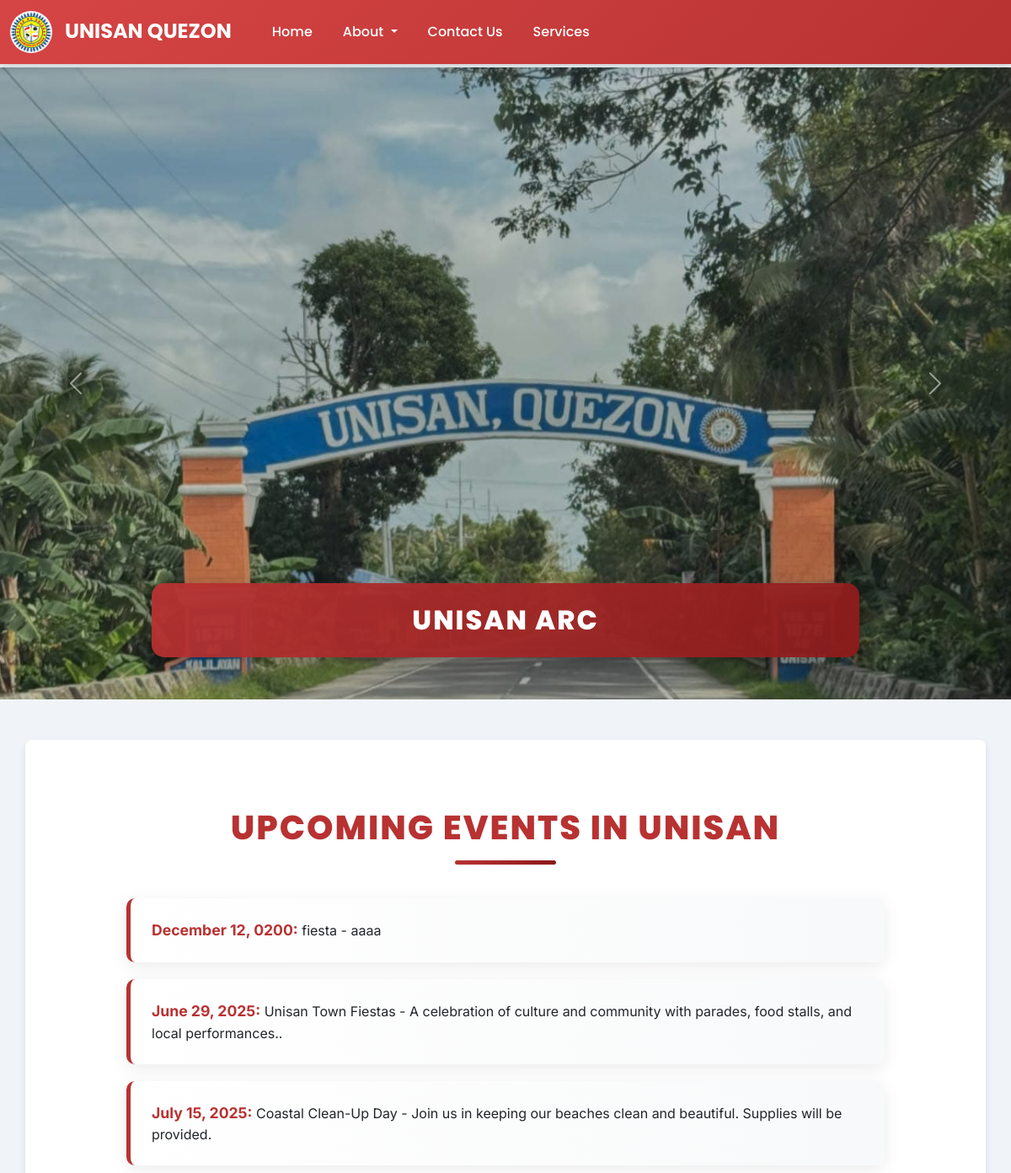
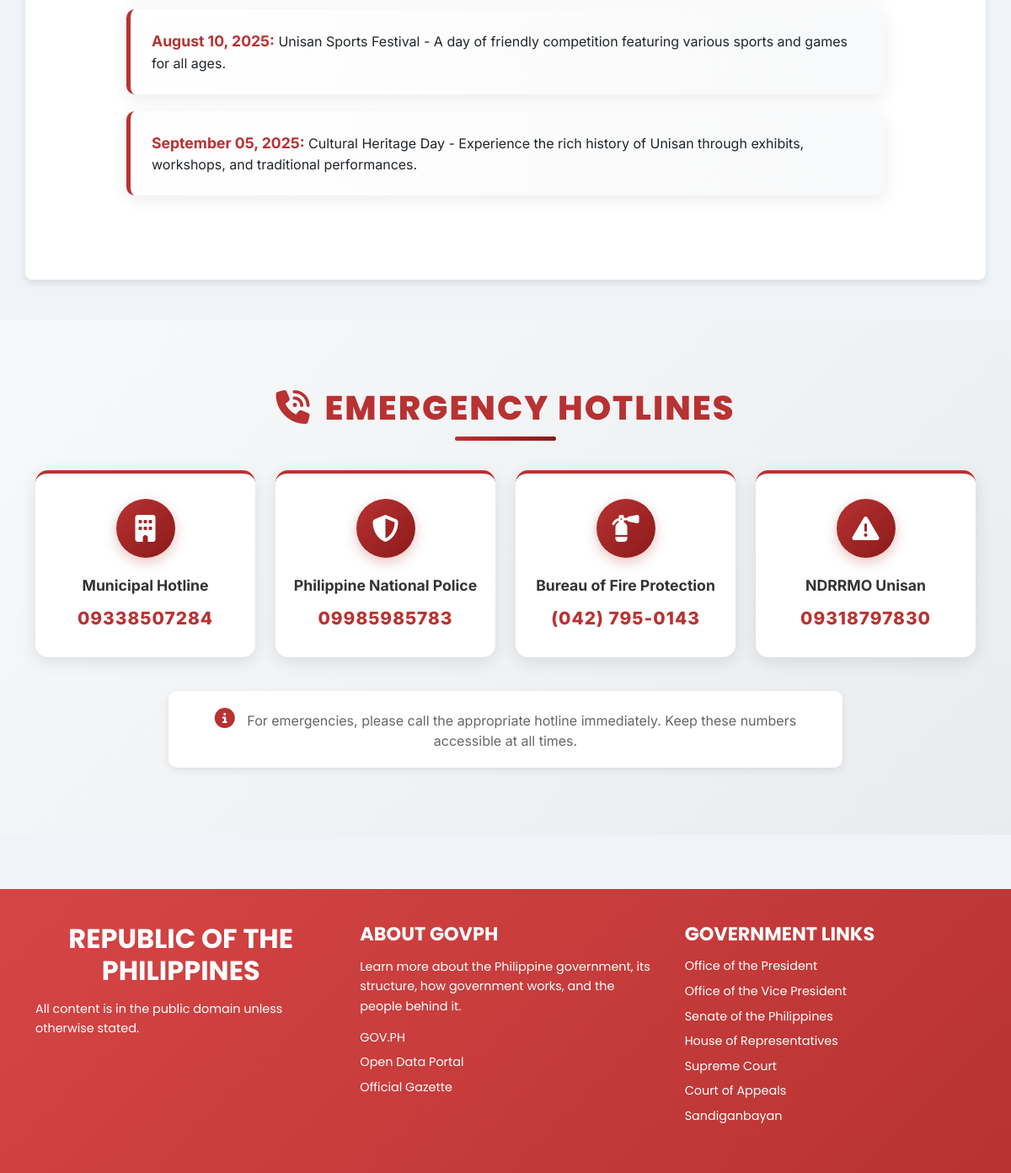
The page / on the database its author committed (2 pictures, top to bottom).
### tables this page shows
CREATE TABLE `events` (
  `id` int(11) NOT NULL,
  `event_date` date NOT NULL,
  `event_title` varchar(200) NOT NULL,
  `event_description` text NOT NULL,
  `created_at` timestamp NOT NULL DEFAULT current_timestamp(),
  `updated_at` timestamp NOT NULL DEFAULT current_timestamp() ON UPDATE current_timestamp()
);

### index.php (the view, shortened to what this page needs)
<?php
include 'config.php';
$events_query = "SELECT * FROM events ORDER BY event_date ASC";
$events_result = $conn->query($events_query);
?>
<!DOCTYPE html>
<html lang="en">
<head>
    <link href="https://cdn.jsdelivr.net/npm/bootstrap@5.3.0/dist/css/bootstrap.min.css" rel="stylesheet" />
    <link rel="stylesheet" href="https://cdnjs.cloudflare.com/ajax/libs/font-awesome/6.4.0/css/all.min.css">
    <link href="css\style.css" rel="stylesheet" />
</head>
<body>
    <?php include 'header.php'; ?>
    <section id="mainCarousel" class="carousel slide" data-bs-ride="carousel" aria-label="Main banner images">
        <div class="carousel-inner">
            <div class="carousel-item active">
                <img src="images/unisan arch.jpg" width="100px" height="750" class="d-block w-100"
                    alt="Unisan architecture building with sunset">
                <div class="carousel-caption d-none d-md-block">
                    Unisan Arc
                </div>
            </div>
        </div>
        <button class="carousel-control-prev" type="button" data-bs-target="#mainCarousel" data-bs-slide="prev"
            aria-label="Previous slide">
            <span class="carousel-control-prev-icon" aria-hidden="true"></span>
        </button>
        <button class="carousel-control-next" type="button" data-bs-target="#mainCarousel" data-bs-slide="next"
            aria-label="Next slide">
            <span class="carousel-control-next-icon" aria-hidden="true"></span>
        </button>
    </section>
    <section id="upcoming-events" class="container my-5">
        <h2>Upcoming Events in Unisan</h2>
        <ul class="list-group">
            <?php while ($event = $events_result->fetch_assoc()): ?>
                <li class="list-group-item">
                    <strong><?php echo date('F d, Y', strtotime($event['event_date'])); ?>:</strong>
                    <?php echo htmlspecialchars($event['event_title']); ?> -
                    <?php echo htmlspecialchars($event['event_description']); ?>
                </li>
            <?php endwhile; ?>
        </ul>
    </section>
    <section class="emergency-section">
        <div class="container">
            <h2><i class="fas fa-phone-volume me-3"></i>Emergency Hotlines</h2>
            <div class="row g-4">
                <div class="col-lg-3 col-md-6">
                    <div class="hotline-card">
                        <div class="hotline-icon">
                            <i class="fas fa-building"></i>
                        </div>
                        <div class="hotline-label">Municipal Hotline</div>
                        <div class="hotline-number">09338507284</div>
                    </div>
                </div>
                <div class="col-lg-3 col-md-6">
                    <div class="hotline-card">
                        <div class="hotline-icon">
                            <i class="fas fa-shield-alt"></i>
                        </div>
                        <div class="hotline-label">Philippine National Police</div>
                        <div class="hotline-number">09985985783</div>
                    </div>
                </div>
                <div class="col-lg-3 col-md-6">
                    <div class="hotline-card">
                        <div class="hotline-icon">
                            <i class="fas fa-fire-extinguisher"></i>
                        </div>
                        <div class="hotline-label">Bureau of Fire Protection</div>
                        <div class="hotline-number">(042) 795-0143</div>
                    </div>
                </div>
                <div class="col-lg-3 col-md-6">
                    <div class="hotline-card">
                        <div class="hotline-icon">
                            <i class="fas fa-exclamation-triangle"></i>
                        </div>
                        <div class="hotline-label">NDRRMO Unisan</div>
                        <div class="hotline-number">09318797830</div>
                    </div>
                </div>
            </div>
            <div class="emergency-note">
                <i class="fas fa-info-circle"></i>
                <p>For emergencies, please call the appropriate hotline immediately. Keep these numbers accessible at all times.</p>
            </div>
        </div>
    </section>
     <?php
        include 'footer.php';
    ?>
</body>
</html>

### header.php (shortened to what this page needs)
<header>
    <nav class="navbar navbar-expand-lg navbar-light fixed-top">
        <div class="container-fluid">
            <a class="navbar-brand" href="#">
                <img src="images/unisan seal.jpg" alt="Unisan Seal" width="50" height="50">
                UNISAN QUEZON
            </a>
            <div class="collapse navbar-collapse" id="navbarNav">
                <ul class="navbar-nav">
                    <li class="nav-item">
                        <a class="nav-link" href="index.php">Home</a>
                    </li>
                    <li class="nav-item dropdown">
                        <a class="nav-link dropdown-toggle" href="#" id="aboutDropdown" role="button"
                            data-bs-toggle="dropdown">
                            About
                        </a>
                    </li>
                    <li class="nav-item">
                        <a class="nav-link" href="contact.php">Contact Us</a>
                    </li>
                    <li class="nav-item">
                        <a class="nav-link" href="services.php">Services</a>
                    </li>
                </ul>
            </div>
        </div>
    </nav>
</header>

### footer.php (shortened to what this page needs)
<footer class="footer">
    <div class="footer-content container">
        <div class="footer-section">
            <h2 style="color: #fff;">REPUBLIC OF THE PHILIPPINES</h2>
            <p>All content is in the public domain unless otherwise stated.</p>
        </div>
        <div class="footer-section">
            <h3 style="color: #fff;">ABOUT GOVPH</h3>
            <p>Learn more about the Philippine government, its structure, how government works, and the people behind it.</p>
            <ul>
                <li><a href="#">GOV.PH</a></li>
                <li><a href="#">Open Data Portal</a></li>
                <li><a href="#">Official Gazette</a></li>
            </ul>
        </div>
        <div class="footer-section">
            <h3 style="color: #fff;">GOVERNMENT LINKS</h3>
            <ul>
                <li><a href="#">Office of the President</a></li>
                <li><a href="#">Office of the Vice President</a></li>
                <li><a href="#">Senate of the Philippines</a></li>
                <li><a href="#">House of Representatives</a></li>
                <li><a href="#">Supreme Court</a></li>
                <li><a href="#">Court of Appeals</a></li>
                <li><a href="#">Sandiganbayan</a></li>
            </ul>
        </div>
    </div>
</footer>

### css/style.css (style rules this page uses)
body { font-family: 'Inter', sans-serif; background-color: #f0f4f8; color: #1c1c1c; padding-top: 70px; }
header { position: fixed; top: 0; left: 0; right: 0; z-index: 1000; }
.navbar { justify-content: flex-start; }
.navbar-brand { font-family: 'Poppins', sans-serif; font-weight: 700; font-size: 1.5rem; margin-right: 20px; }
.nav-link { font-weight: 600; font-family: 'Poppins', sans-serif; margin-left: 20px; }
.carousel-caption { background: rgba(0, 0, 0, 0.5); border-radius: 0.5rem; padding: 1rem 2rem; font-family: 'Poppins', sans-serif; font-weight: 700; font-size: 2rem; }
h2, h3 { font-family: 'Poppins', sans-serif; color: #0b3d91; }
h2 { font-weight: 800; font-size: 2rem; text-align: center; color: #0b3d91; }
h3 { font-weight: 700; font-size: 1.4rem; }
#upcoming-events { background-color: #f8f9fa; border-radius: 8px; padding: 20px; box-shadow: 0 4px 8px rgba(0, 0, 0, 0.1); }
footer { margin-top: 64px; padding: 16px 12px; text-align: center; color: #0b3d91; user-select: none; font-size: 0.9rem; width: 100%; }
.footer { background-color: #f0f0f0; padding: 20px; text-align: left; }
.footer-content { display: flex; justify-content: space-between; }
.footer-section { width: 30%; }
.footer h2, .footer h3 { margin: 0; color: #333; }
.footer p { margin: 10px 0; color: #555; }
.footer ul { list-style: none; padding: 0; }
.footer ul li { margin: 5px 0; }
.footer a { text-decoration: none; color: #007BFF; }
footer { background-color: #b30000; }

### index.php (style rules this page uses)
#mainCarousel { position: relative; height: 750px; }
#mainCarousel .carousel-item { height: 750px; }
#mainCarousel img { height: 750px; object-fit: cover; filter: brightness(0.75); }
#mainCarousel .carousel-caption { bottom: 50px; background: linear-gradient(135deg, rgba(184, 50, 50, 0.95), rgba(139, 26, 26, 0.95)); padding: 20px 40px; border-radius: 15px; font-size: 2rem; font-weight: 800; text-transform: uppercase; letter-spacing: 2px; box-shadow: 0 10px 30px rgba(0,0,0,0.3); }
#upcoming-events { padding: 80px 0; background: white; }
#upcoming-events h2 { text-align: center; font-size: 2.5rem; font-weight: 800; color: #b83232; margin-bottom: 60px; position: relative; text-transform: uppercase; letter-spacing: 2px; }
#upcoming-events h2::after { content: ''; position: absolute; bottom: -20px; left: 50%; transform: translateX(-50%); width: 120px; height: 5px; background: linear-gradient(to right, #b83232, #8b1a1a); border-radius: 3px; }
#upcoming-events .list-group { max-width: 900px; margin: 0 auto; }
#upcoming-events .list-group-item { border: none; border-left: 5px solid #b83232; border-radius: 10px; padding: 25px; margin-bottom: 20px; background: linear-gradient(to right, #fff 0%, #f8f9fa 100%); box-shadow: 0 5px 20px rgba(0,0,0,0.08); transition: all 0.3s ease; }
#upcoming-events .list-group-item strong { color: #b83232; font-size: 1.1rem; font-weight: 700; }
.emergency-section { padding: 80px 0; background: linear-gradient(135deg, #f8f9fa 0%, #e9ecef 100%); }
.emergency-section h2 { text-align: center; font-size: 2.5rem; font-weight: 800; color: #b83232; margin-bottom: 50px; position: relative; text-transform: uppercase; letter-spacing: 2px; }
.emergency-section h2::after { content: ''; position: absolute; bottom: -15px; left: 50%; transform: translateX(-50%); width: 120px; height: 5px; background: linear-gradient(to right, #b83232, #8b1a1a); border-radius: 3px; }
.hotline-card { background: white; border-radius: 15px; padding: 30px 20px; text-align: center; box-shadow: 0 5px 20px rgba(0,0,0,0.1); transition: all 0.3s ease; height: 100%; border-top: 4px solid #b83232; }
.hotline-icon { width: 70px; height: 70px; background: linear-gradient(135deg, #b83232, #8b1a1a); border-radius: 50%; display: flex; align-items: center; justify-content: center; margin: 0 auto 20px; font-size: 2rem; color: white; box-shadow: 0 5px 15px rgba(184, 50, 50, 0.3); }
.hotline-label { font-size: 1.1rem; font-weight: 700; color: #333; margin-bottom: 10px; }
.hotline-number { font-size: 1.3rem; font-weight: 800; color: #b83232; letter-spacing: 1px; }
.emergency-note { text-align: center; margin-top: 40px; padding: 20px; background: white; border-radius: 10px; box-shadow: 0 3px 10px rgba(0,0,0,0.08); max-width: 800px; margin-left: auto; margin-right: auto; }
.emergency-note i { color: #b83232; font-size: 1.5rem; margin-right: 10px; }
.emergency-note p { display: inline; font-size: 1rem; color: #666; margin: 0; }

### rows shown on the page
events: event_date "December 12, 0200", event_title "fiesta", event_description "aaaa"
events: event_date "June 29, 2025", event_title "Unisan Town Fiestas", event_description "A celebration of culture and community with parades, food stalls, and local performances.."
events: event_date "July 15, 2025", event_title "Coastal Clean-Up Day", event_description "Join us in keeping our beaches clean and beautiful. Supplies will be provided."
events: event_date "August 10, 2025", event_title "Unisan Sports Festival", event_description "A day of friendly competition featuring various sports and games for all ages."
events: event_date "September 05, 2025", event_title "Cultural Heritage Day", event_description "Experience the rich history of Unisan through exhibits, workshops, and traditional performances."
